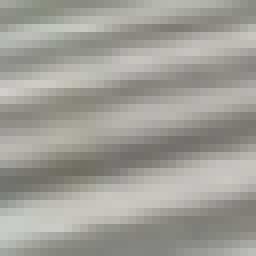
#> input picture Code_Files/HOG/data/images/square_crosswalk_regions/Cross (1021)1.png, 32 x 32 px, found by its file name (shown 8 times larger); its folder holds only this picture in this run
$ python optimize_hog_detection_model.py
#> lines starting #> are read from the running program, lines starting #| are printed output that depends on the picture
from sklearn import svm
from sklearn.model_selection import train_test_split
import os
import cv2
import numpy as np
from PIL import Image, ImageEnhance
from tqdm import tqdm
import joblib
import xml.etree.ElementTree as ET
import matplotlib.pyplot as plt
import ast
import statistics
import openpyxl
from openpyxl import styles
import time


'''
************************************************************************************************************************
General Definitions
************************************************************************************************************************
'''


def enhance_image(image_path, contrast_enhancement_factor, brightness_enhancement_factor):
    # Open the image
#> called with contrast_enhancement_factor = 3, brightness_enhancement_factor = 0.1
    image = Image.open(image_path)
#> image is the input picture: PIL image 32x32 RGB; mean R, G, B 158.9, 158.6, 152.5

    image = image.convert('L')
#> image: PIL image 32x32 L
    # Enhance the contrast
    enhancer = ImageEnhance.Contrast(image)
    enhanced_image = enhancer.enhance(contrast_enhancement_factor)
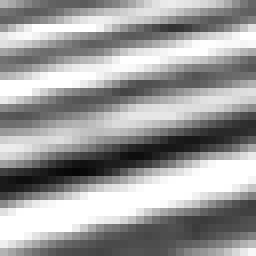
#> enhanced_image: PIL image 32x32 L (shown 8 times larger); min 5, max 255, mean 156.2

    enhancer = ImageEnhance.Brightness(enhanced_image)
    enhanced_image = enhancer.enhance(brightness_enhancement_factor)

    # enhanced_image = enhanced_image.convert('L')
    return enhanced_image


'''
************************************************************************************************************************
STEP 1: TRAINING SVM WITH DIFFERENT PARAMETERS
************************************************************************************************************************
'''


def train_support_vector_machine(positive_img_dir, negative_img_dir, model_saving_dir, contrast_factor, brightness_factor, hog_par_list):
    def create_positive_and_negative_sample_lists(positive_img_dir, negative_img_dir):
        positive = []
        negative = []
        labels_pos_neg = []

        # add positive images to the positive list
        for positive_img in os.listdir(positive_img_dir):
            pos_img_path = os.path.join(positive_img_dir, positive_img)
            labels_pos_neg.append(pos_img_path)
            img_enhanced_pos = np.array(enhance_image(pos_img_path, contrast_factor, brightness_factor))
            # cv2.imshow('window', img_enhanced_pos)
            cv2.waitKey(0)
            cv2.destroyAllWindows()
            # pos_img = cv2.imread(img_enhanced)
            # Check the image type
            if img_enhanced_pos.dtype != np.uint8 or (img_enhanced_pos.ndim != 2 and img_enhanced_pos.ndim != 3):
                # Convert image to appropriate type
                img_enhanced_pos = cv2.cvtColor(img_enhanced_pos,
                                                cv2.COLOR_BGR2GRAY) if img_enhanced_pos.ndim == 3 else img_enhanced_pos.astype(
                    np.uint8)
            positive.append(img_enhanced_pos)

        # add negative images to the negative list
        for negative_img in os.listdir(negative_img_dir):
            neg_img_path = os.path.join(negative_img_dir, negative_img)
            labels_pos_neg.append(neg_img_path)
            img_enhanced_neg = np.array(enhance_image(neg_img_path, contrast_factor, brightness_factor))
#> call 2 of enhance_image, with contrast_enhancement_factor = 3, brightness_enhancement_factor = 0.1
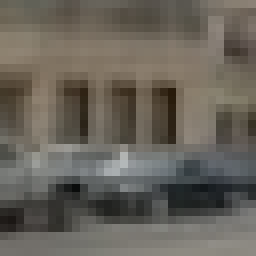
#> input picture Code_Files/HOG/data/images/square_non_crosswalk_regions/Cross (1010)_non_crosswalk_2.png, 32 x 32 px, found by its file name (shown 8 times larger)
#> in enhance_image, image is the input picture: PIL image 32x32 RGB; mean R, G, B 103.7, 98.9, 90.4
#> in enhance_image (call 2), `enhanced_image = enhancer.enhance(contrast_enhancement_factor)`:
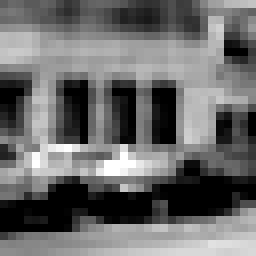
#> enhanced_image: PIL image 32x32 L (shown 8 times larger); min 0, max 255, mean 107
            # cv2.imshow('window', img_enhanced_neg)
            cv2.waitKey(0)
            cv2.destroyAllWindows()
            # neg_img = cv2.imread(neg_img_path)
            # Check the image type
            if img_enhanced_neg.dtype != np.uint8 or (img_enhanced_neg.ndim != 2 and img_enhanced_neg.ndim != 3):
                # Convert image to appropriate type
                img_enhanced_neg = cv2.cvtColor(img_enhanced_neg,
                                                cv2.COLOR_BGR2GRAY) if img_enhanced_neg.ndim == 3 else img_enhanced_neg.astype(
                    np.uint8)
            negative.append(img_enhanced_neg)

        return positive, negative, labels_pos_neg

    def compute_hog_features_for_images(images, labels_pos_neg, hog_param_list):
        data = []
        # Define HOG parameters
        win_size = (hog_param_list[0], hog_param_list[0])
        block_size = (hog_param_list[1], hog_param_list[1])
        block_stride = (hog_param_list[2], hog_param_list[2])
        cell_size = (hog_param_list[3], hog_param_list[3])
        nbins = hog_param_list[4]

        counter = 0

        hog = cv2.HOGDescriptor(win_size, block_size, block_stride, cell_size, nbins)
        for img in images:
            # Check if the image has a third dimension (color channels)
            if len(img.shape) == 3 and img.shape[2] == 4:
                img = img[:, :, :3]  # Keep only the first three channels (RGB/BGR)
            elif len(img.shape) == 2:
                img = cv2.cvtColor(img, cv2.COLOR_GRAY2BGR)  # Convert grayscale to BGR

            if img.shape[:1] != win_size[0]:
                img.resize(win_size[0], win_size[1])

            # print(labels_pos_neg[counter])
            counter += 1
            features = hog.compute(img)
            data.append(features.flatten())

        return data

    # [10 lines left out: function train_svm, not called in this run]

    # Run preparation steps
    positive, negative, labels_posit_negat = create_positive_and_negative_sample_lists(positive_img_dir, negative_img_dir)
    images = positive + negative
    labels = ([1] * len(positive)) + ([0] * len(negative))

    # Compute Hog features
    data = compute_hog_features_for_images(images, labels_posit_negat, hog_par_list)
    # Convert data and labels to numpy arrays
    data = np.array(data, dtype=np.float32)
    labels = np.array(labels, dtype=np.int32)

    # Split train_val_test_split into train_bb and test_bb portions
    train_x, test_x, train_y, test_y = train_test_split(data, labels, test_size=0.2, random_state=42)

    start_time = time.time()

    # Train and save Svm model
    svm_model = train_svm(train_x, train_y, model_saving_dir)

    elapsed_time = time.time() - start_time
    print(f'Training time: {elapsed_time} seconds')


'''
************************************************************************************************************************
PREDICT CROSSWALKS USING THE TRAINED SVM MODEL
************************************************************************************************************************
'''


# [116 lines left out: function predict_crosswalks_using_svm, not called in this run]


'''
************************************************************************************************************************
EVALUATION OF MODELS AND SAVING RESULTS
************************************************************************************************************************
'''

class BoundingBoxA:
    # [7 lines left out: function __init__, not called in this run]


class CaptchaField:
    # [157 lines left out: functions __init__, evaluate_models_and_save_results, not called in this run]


'''
************************************************************************************************************************
EXECUTING THE DESIRED TASKS
************************************************************************************************************************
'''


def find_best_hog_model_parameters(list_step1, list_step2, list_step3, train_svm, predict_bboxes, evaluate_models):
    # STEP 1: Training SVM
    # Extracting variables from input list
    contrast_factor_list = list_step1[0]
    brightness_factor_list = list_step1[1]
    win_size_list = list_step1[2]
    block_size_list = list_step1[3]
    block_stride_list = list_step1[4]
    cell_size_list = list_step1[5]
    nbins = list_step1[6]
    model_saving_dir = list_step1[7]

    # STEP 2: Predicting using SVM
    test_image_dir = list_step2[0]
    output_dir_xmls = list_step2[1]
    sliding_window_stride = list_step2[2]
    threshold_list = list_step2[3]
    scale_range = list_step2[4]
    specific_correct_list = list_step2[5]

    # STEP 3: Evaluating the Models
    actual_matrix_dir = list_step3[0]
    xlsx_file_path = list_step3[1]

    amount_of_models = len(win_size_list) * len(block_size_list) * len(block_stride_list) * len(cell_size_list) * len(contrast_factor_list) * len(brightness_factor_list)
    amount_of_models_trained = 0

    for contr_fact in contrast_factor_list:
        for bright_fact in brightness_factor_list:
            for win_size in win_size_list:
                for block_size in block_size_list:
                    for block_stride in block_stride_list:
                        for cell_size in cell_size_list:
                            amount_of_models_trained += 1
                            print(f'''
(Model {amount_of_models_trained}/{amount_of_models})''')
                            hog_par_list = [win_size, block_size, block_stride, cell_size, nbins]
                            if train_svm:
                                print(hog_par_list)
                                train_support_vector_machine(positive_image_directory, negative_image_directory, model_saving_dir, contr_fact, bright_fact, hog_par_list)

                            output_dir_xmls_excact = os.path.join(output_dir_xmls,
                                                                  f'svm_model_{hog_par_list[0]}_{hog_par_list[1]}_{hog_par_list[2]}_{hog_par_list[3]}_{hog_par_list[4]}_c{contr_fact}_b{bright_fact}')
                            if predict_bboxes:
                                predict_crosswalks_using_svm(test_image_dir, output_dir_xmls_excact, hog_par_list, contr_fact, bright_fact, sliding_window_stride, threshold_list, scale_range)
                            if evaluate_models:
                                evaluate_models_and_save_results(output_dir_xmls_excact, actual_matrix_dir, test_image_dir, xlsx_file_path, hog_par_list, contr_fact, bright_fact, threshold_list, specific_correct_list)


# STEP 1:
positive_image_directory = os.path.join(os.getcwd(), 'train_val_test_split', 'images', 'square_crosswalk_regions')
negative_image_directory = os.path.join(os.getcwd(), 'train_val_test_split', 'images', 'square_non_crosswalk_regions')

# contrast_factor_list = [1, 2, 3, 5, 7, 10]
contrast_factor_list = [3]
# brightness_factor_list = [0.1, 0.05, 0.01, 0.005]
brightness_factor_list = [0.1]

win_size_list = [32]
# block_size_list = [8, 16]
block_size_list = [8]
# block_stride_list = [8, 4]
block_stride_list = [8]
# cell_size_list = [8, 4]
cell_size_list = [4]
nbins = 9

model_saving_directory = os.path.join(os.getcwd(), 'Optimizing', 'trained_models_poly')

list_step1 = [contrast_factor_list, brightness_factor_list, win_size_list, block_size_list, block_stride_list, cell_size_list, nbins, model_saving_directory]

# STEP 2:
sliding_window_stride = 8
# threshold_list = [-1, -0.5, -0.25, 0, 0.25, 0.5, 0.75, 1]
threshold_list = [1]
scale_range = [2, 1.5]
test_image_directory = os.path.join(os.getcwd(), '..', 'dataset', 'train_val_test_split', 'images', 'test')
output_directory_xmls = os.path.join(os.getcwd(), 'Optimizing', 'Predicted_Labels_rbf')
specific_correct_list = [':4', 13, 14, 15]

list_step2 = [test_image_directory, output_directory_xmls, sliding_window_stride, threshold_list, scale_range, specific_correct_list]

actual_matrix_directory = os.path.join(os.getcwd(), '..', 'dataset', 'captcha_matrices')
excel_file_path = os.path.join(os.getcwd(), 'Optimizing', 'HOG_Optimization_Layout_copy.xlsx')

# STEP 3:
list_step3 = [actual_matrix_directory, excel_file_path]

# RUNNING THE SCRIPT
#> (the run stopped early here; a loop or call above may not have finished)
